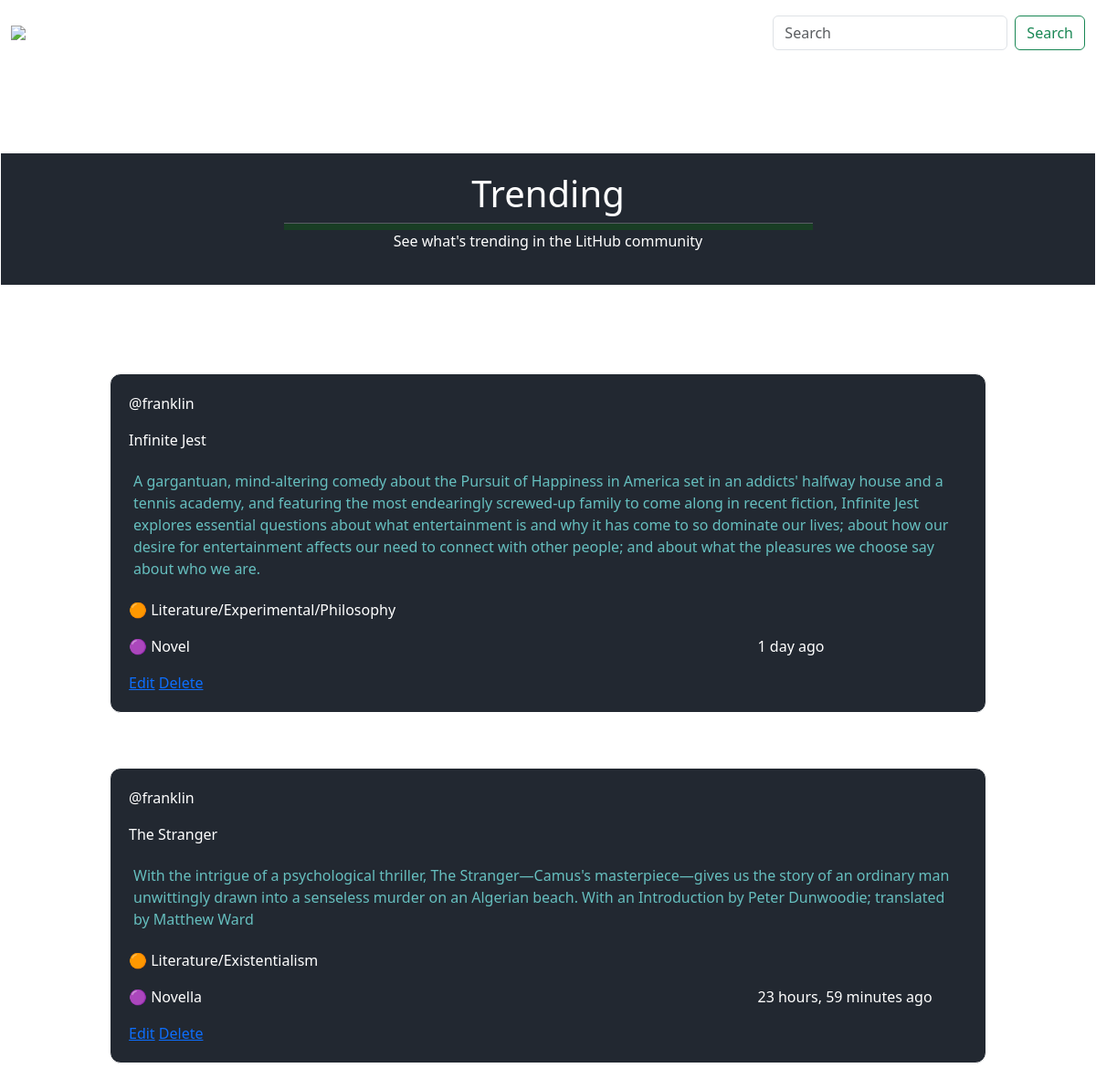
/explore, run on the app's committed database.
### lithubs/models.py (models this page shows, shortened)
class Repository(models.Model):
    user = models.ForeignKey(User, on_delete = models.CASCADE)
    title = models.CharField(max_length = 200)
    synopsis = models.TextField()
    genre = models.CharField(max_length = 200)
    form = models.CharField(max_length = 200)
    body = models.TextField()
    updated = models.DateTimeField(auto_now = True)
    created = models.DateTimeField(auto_now_add = True)
    class Meta:
        verbose_name_plural = 'repositories'
        ordering = ['-updated', '-created']

### lithubs/views.py (the view)
# urls.py: path('explore', views.explore, name = 'explore'),
def explore(request):
    repos = Repository.objects.all()
    context = {'repos': repos}
    return render(request, 'lithubs/explore.html', context)

### lithubs/templates/lithubs/explore.html (shortened to what this page needs)
{% extends 'lithubs/main.html' %}
{% block content %}
<div class="explore-wrapper">
  <h1 class="explore-header">Trending</h1>
  <hr class="explore-hr">
  <p class="explore-sub-header">See what's trending in the LitHub community</p>
</div>
  {% for repo in repos %}
<div class="explore-feed-wrapper">
	  <p>@{{ repo.user }}</p>
	  <p>{{ repo.title }}</p>
	  <p class="explore-feed-synopsis">{{ repo.synopsis }}</p>
	  <p>🟠 {{ repo.genre }}</p>
	  <div class="explore-form-created">
	    <div>
	      <p>🟣 {{ repo.form }}</p>
	      <a href="{% url 'lithubs:update-repository' repo.id %}">Edit</a>
	      <a href="{% url 'lithubs:delete-repository' repo.id %}">Delete</a>
	    </div>
	    <div>
	      <p>{{ repo.created|timesince }} ago</p>
	    </div>
	  </div>
	</div>
  {% endfor %}
{% endblock content %}

### lithubs/static/lithubs/css/styles.css (style rules this page uses)
:root { --primary-color: #222831; --secondary-color: #66bfbf; }
hr { width: 80%; height: 8px; margin-left: -50%; background-color:green; border: 0 none; margin-top: 100px; margin-bottom:100px; }
.explore-wrapper { margin: 8% auto; background-color: var(--primary-color); color:white; padding: 20px; border: 1px solid white; }
.explore-header { text-align: center; }
.explore-hr { margin:0 auto; width: 50%; }
.explore-sub-header { text-align: center; }
.explore-feed-wrapper { margin: 5% auto; background-color: var(--primary-color); width: 80%; border-radius:12px; color:white; padding: 20px; border: 1px solid white; }
.explore-feed-synopsis { padding: 5px; color: var(--secondary-color); }
.explore-form-created { display: grid; grid-template-columns: 3fr 1fr; }

### data on the page
Repository: user "franklin", title "Infinite Jest", synopsis "A gargantuan, mind-altering comedy about the Pursuit of Happiness in America set in an addicts' halfway house and a tennis academy, and featuring the most endearingly screwed-up family to come along in recent fiction, Infinite Jest explores essential questions about what entertainment is and why it has come to so dominate our lives; about how our desire for entertainment affects our need to connect with other people; and about what the pleasures we choose say about who we are.", genre "Literature/Experimental/Philosophy", form "Novel", created "1 day"
Repository: user "franklin", title "The Stranger", synopsis "With the intrigue of a psychological thriller, The Stranger—Camus's masterpiece—gives us the story of an ordinary man unwittingly drawn into a senseless murder on an Algerian beach. With an Introduction by Peter Dunwoodie; translated by Matthew Ward", genre "Literature/Existentialism", form "Novella", created "23 hours, 59 minutes"
